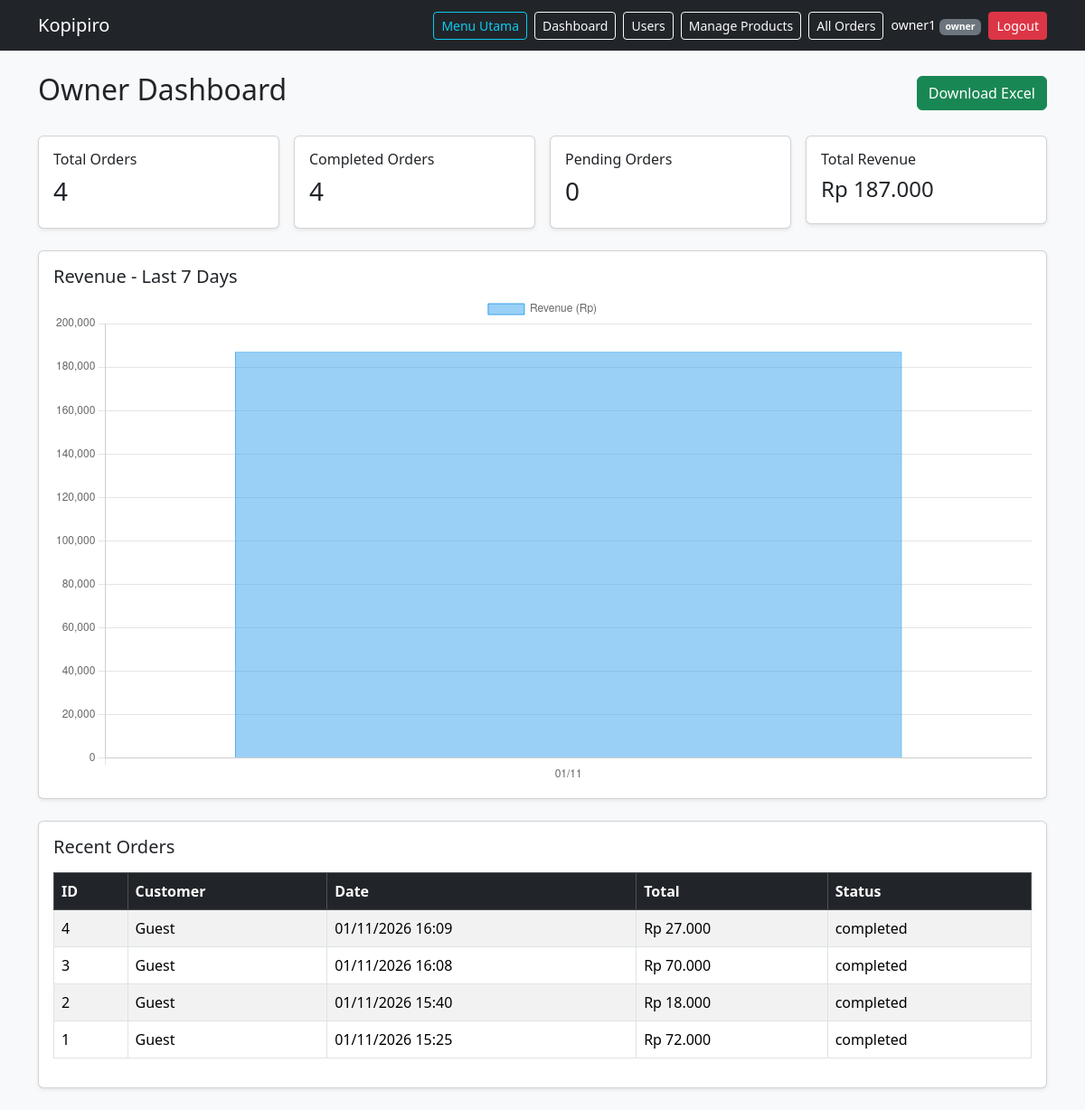
Screenshot of /dashboard.php (signed in) with the database file from the repository.
### tables this page shows
CREATE TABLE `orders` (
  `id` int(11) NOT NULL,
  `customer_id` int(11) DEFAULT NULL,
  `cashier_id` int(11) DEFAULT NULL,
  `order_date` datetime DEFAULT current_timestamp(),
  `subtotal` decimal(12,2) NOT NULL DEFAULT 0.00,
  `discount` decimal(12,2) NOT NULL DEFAULT 0.00,
  `total` decimal(12,2) NOT NULL DEFAULT 0.00,
  `status` enum('pending','processing','completed','cancelled') DEFAULT 'pending'
);

### dashboard.php (the view, shortened to what this page needs)
<?php
include 'config.php';
$total_orders = mysqli_fetch_assoc(mysqli_query(
    $conn,
    "SELECT COUNT(*) AS total FROM orders"
))['total'];
$completed_orders = mysqli_fetch_assoc(mysqli_query(
    $conn,
    "SELECT COUNT(*) AS total FROM orders WHERE status = 'completed'"
))['total'];
$pending_orders = mysqli_fetch_assoc(mysqli_query(
    $conn,
    "SELECT COUNT(*) AS total FROM orders WHERE status = 'pending'"
))['total'];
$total_revenue = mysqli_fetch_assoc(mysqli_query(
    $conn,
    "SELECT COALESCE(SUM(total), 0) AS total
     FROM orders
     WHERE status = 'completed'"
))['total'];
$sales_query = mysqli_query(
    $conn,
    "SELECT DATE(order_date) AS tanggal,
            SUM(total) AS pendapatan
     FROM orders
     WHERE status = 'completed'
       AND order_date >= CURDATE() - INTERVAL 6 DAY
     GROUP BY DATE(order_date)
     ORDER BY tanggal ASC"
);
$sales_labels = [];
$sales_data = [];
while ($row = mysqli_fetch_assoc($sales_query)) {
    $sales_labels[] = date('d/m', strtotime($row['tanggal']));
    $sales_data[] = (int) $row['pendapatan'];
}
$recent_orders = mysqli_query(
    $conn,
    "SELECT orders.*,
            COALESCE(users.username, 'Guest') AS customer_name
     FROM orders
     LEFT JOIN users ON orders.customer_id = users.id
     ORDER BY orders.order_date DESC
     LIMIT 5"
);
?>
<!DOCTYPE html>
<html lang="en">
<head>
    <link href="https://cdn.jsdelivr.net/npm/bootstrap@5.3.3/dist/css/bootstrap.min.css"
          rel="stylesheet">
</head>
<body class="bg-light">
<?php include 'navbar.php'; ?>
<div class="container mt-4">
    <div class="d-flex justify-content-between align-items-center mb-4">
        <h2>Owner Dashboard</h2>
        <a href="export_orders.php" class="btn btn-success">
            Download Excel
        </a>
    </div>
    <div class="row g-3 mb-4">
        <div class="col-md-3">
            <div class="card shadow-sm">
                <div class="card-body">
                    <h6>Total Orders</h6>
                    <h3><?= $total_orders ?></h3>
                </div>
            </div>
        </div>
        <div class="col-md-3">
            <div class="card shadow-sm">
                <div class="card-body">
                    <h6>Completed Orders</h6>
                    <h3><?= $completed_orders ?></h3>
                </div>
            </div>
        </div>
        <div class="col-md-3">
            <div class="card shadow-sm">
                <div class="card-body">
                    <h6>Pending Orders</h6>
                    <h3><?= $pending_orders ?></h3>
                </div>
            </div>
        </div>
        <div class="col-md-3">
            <div class="card shadow-sm">
                <div class="card-body">
                    <h6>Total Revenue</h6>
                    <h4>
                        Rp <?= number_format($total_revenue, 0, ',', '.') ?>
                    </h4>
                </div>
            </div>
        </div>
    </div>
    <div class="card shadow-sm mb-4">
        <div class="card-body">
            <h5 class="card-title">Revenue - Last 7 Days</h5>
            <canvas id="salesChart"></canvas>
        </div>
    </div>
    <div class="card shadow-sm mb-4">
        <div class="card-body">
            <h5 class="card-title mb-3">Recent Orders</h5>
            <div class="table-responsive">
                <table class="table table-bordered table-striped">
                    <thead class="table-dark">
                        <tr>
                            <th>ID</th>
                            <th>Customer</th>
                            <th>Date</th>
                            <th>Total</th>
                            <th>Status</th>
                        </tr>
                    </thead>
                    <tbody>
                        <?php if (mysqli_num_rows($recent_orders) > 0): ?>
                            <?php while ($order = mysqli_fetch_assoc($recent_orders)): ?>
                                <tr>
                                    <td><?= $order['id'] ?></td>
                                    <td>
                                        <?= htmlspecialchars($order['customer_name']) ?>
                                    </td>
                                    <td>
                                        <?= date('d/m/Y H:i', strtotime($order['order_date'])) ?>
                                    </td>
                                    <td>
                                        Rp <?= number_format($order['total'], 0, ',', '.') ?>
                                    </td>
                                    <td>
                                        <?= htmlspecialchars($order['status']) ?>
                                    </td>
                                </tr>
                            <?php endwhile; ?>
                        <?php endif; ?>
                    </tbody>
                </table>
            </div>
        </div>
    </div>
</div>
<script>
const labels = <?= json_encode($sales_labels) ?>;
const revenue = <?= json_encode($sales_data) ?>;
new Chart(document.getElementById('salesChart'), {
    type: 'bar',
    data: {
        labels: labels,
        datasets: [{
            label: 'Revenue (Rp)',
            data: revenue,
            borderWidth: 1
        }]
    },
    options: {
        responsive: true,
        scales: {
            y: {
                beginAtZero: true
            }
        }
    }
});
</script>
</body>
</html>

### rows the page displays
orders: id "4", customer_name "Guest", order_date "01/11/2026 16:09", total "27.000", status "completed"
orders: id "3", customer_name "Guest", order_date "01/11/2026 16:08", total "70.000", status "completed"
orders: id "2", customer_name "Guest", order_date "01/11/2026 15:40", total "18.000", status "completed"
orders: id "1", customer_name "Guest", order_date "01/11/2026 15:25", total "72.000", status "completed"

### other values shown
$_SESSION['username'] "owner1"
$_SESSION['role'] "owner"
$total_orders "4"
$completed_orders "4"
$pending_orders "0"
$total_revenue "187.000"
chart data {{ json_encode($sales_data) }} [187000]
